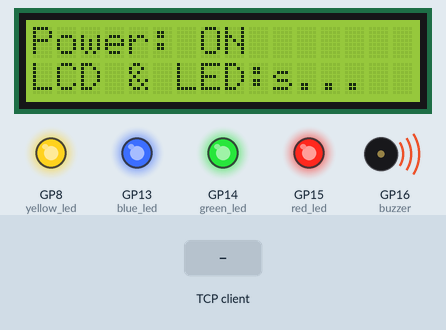
Recording of a program running on a simulated Raspberry Pi Pico running MicroPython. Parts: 16×2 character LCD, output pins drawn as LEDs (lit = HIGH), buzzer (waves = sounding). The inputs (shaded band) are chosen by the test bench. One TCP client connects 1 s after the port opens and stays connected; what the program prints to the serial console is not drawn.

Above: at 0.1 s.
At 1.6 s:
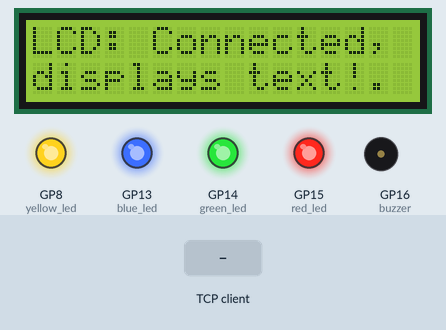
At 4.2 s:
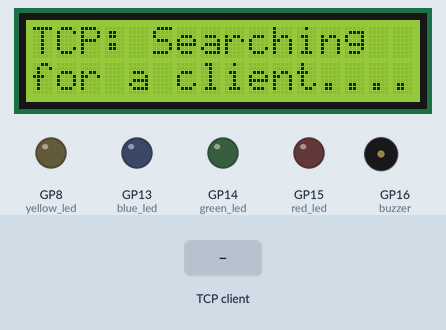
4.3 s: the TCP client sends "1"
5.8 s: the TCP client sends "on"
7.3 s: the TCP client sends "off"
Timing chart, 0 to 10.3 s (numbered marks = the images above; inputs shaded):
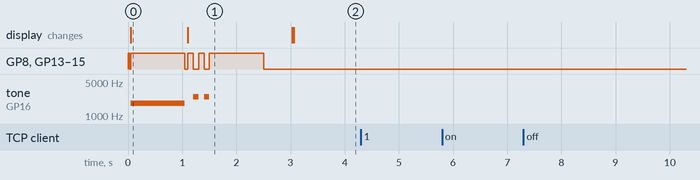

Measured:
- after the input at 4.3 s, every drawn part: stays the same
- after the input at 5.8 s, every drawn part: stays the same
- after the input at 7.3 s, every drawn part: stays the same
- what the display in image 0 shows lasts 1.1 s, from 0.0 s to 1.1 s

The program:

TCP_server.py
```python
import time
import socket #import socket module in order to use TCP/IP communication
from machine import Pin, SPI, I2C, PWM
#--------------------------------------------------------------------------------------------

 # configure buzzer (connect the buzzers (+) to pico GP16 and (-) to GND)
buzzer = PWM(Pin(16))

# Declaring a function for changing the sound of the buzzer. The sound can
# be modified by changing the duration, volume or frequency whenever it fits you

def beep(duration=0.1, volume=20000, frequency=4000):
    buzzer.freq(frequency)
    buzzer.duty_u16(volume)
    time.sleep(duration)
    buzzer.duty_u16(0) #initialize the buzzer offline, and will only be activated when calling the function "beep"

#---------------------------------------------------------------------

# Configure all LED:S (green, red, blue)
green_led = Pin(14, Pin.OUT)  # Green LED connected to GP14
red_led = Pin(15, Pin.OUT)    # Red LED connected to GP15
blue_led = Pin(13, Pin.OUT)   # Blue LED connected GP13
yellow_led =Pin(8, Pin.OUT)   # Yellow LED connected GP8

# Start the program always with the LED:s set to off
green_led.value(0)
red_led.value(0)
blue_led.value(0)
yellow_led.value(0)


# Function for starting all the LED:s at once
def leds_on():
    green_led.value(1)
    red_led.value(1)
    blue_led.value(1)
    yellow_led.value(1)

# Function for shutting off all the LED:s at once
def leds_off():
    green_led.value(0)
    red_led.value(0)
    blue_led.value(0)
    yellow_led.value(0)

# Function for turning on green light, indicating that a connection was successful
def green_light():
    #print("🟢 Green light on.")
    green_led.value(1)
    red_led.value(0)
    blue_led.value(0)
    yellow_led.value(0)


# Function for turning on red light, indicating that a connection has been shut down or is offline atm
def red_light():
    #print("🔴 Red light on.")
    red_led.value(1)
    blue_led.value(0)
    green_led.value(0)
    yellow_led.value(0)


# Function for flashing blue light, indicating a connection attempt
def blue_blink():
    #print("🔵 Blue light blinking.")
    #shut off all other LEDS when blinking blue light
    yellow_led.value(0)
    green_led.value(0)
    red_led.value(0)
    for _ in range(2):
        blue_led.value(1)
        time.sleep(0.1)
        blue_led.value(0)
        time.sleep(0.1)

# Function for blinking blue light without affecting other LEDS
def blue_blink2():

    blue_led.value(1)
    time.sleep(0.1)
    blue_led.value(0)
    time.sleep(0.1)
    blue_led.value(1)
    time.sleep(0.1)
    blue_led.value(0)
    time.sleep(0.1)
    blue_led.value(1)
    time.sleep(0.1)
    blue_led.value(0)
    time.sleep(0.1)

# Function for blinking yellow light without sound
def yellow_blink():
    yellow_led.value(1)
    time.sleep(0.1)
    yellow_led.value(0)
    time.sleep(0.1)
    yellow_led.value(1)
    time.sleep(0.1)
    yellow_led.value(0)
    time.sleep(0.1)
    yellow_led.value(1)
    time.sleep(0.1)
    yellow_led.value(0)
    time.sleep(0.1)

# Function for blinking red light without sound
def red_blink():
    red_led.value(1)
    time.sleep(0.1)
    red_led.value(0)
    time.sleep(0.1)
    red_led.value(1)
    time.sleep(0.1)
    red_led.value(0)
    time.sleep(0.1)
    red_led.value(1)
    time.sleep(0.1)
    red_led.value(0)
    time.sleep(0.1)


# Function to turn on yellow flashing light to indicate errors when trying to connect to Wi-Fi, LCD, RFID reader etc or invalid input
def yellow_light():
    yellow_led.value(1)
    beep(duration=0.5, volume=20000, frequency=950)
    time.sleep(0.1)
    beep(duration=0.1, volume=20000, frequency=950)
    time.sleep(0.1)
    beep(duration=0.1, volume=20000, frequency=950)
    time.sleep(0.1)
    beep(duration=0.1, volume=20000, frequency=950)
    for blink in range(5): # blink yellow light 5 times after the
        yellow_led.value(0)
        time.sleep(0.2)
        yellow_led.value(1)
        time.sleep(0.2)
    yellow_led.value(0)

#---------------------------------------------------------------------------------------------------------
# Initialize and configure the LCD
# Create I2C-instance on GP4 (SDA) and GP5 (SCL)
i2c = I2C(0, scl=Pin(5), sda=Pin(4), freq=100000)

# LCD-adress (my adress of the LCD: 0x27)
LCD_ADDR = 0x27

# Declaring som basic-functions for the LCD
def lcd_send_byte(data, mode):
    """ Send data to LCD via I2C. mode=0 for command, mode=1 for text """
    control = mode | 0x08  # Aktivera bakgrundsbelysning
    high_nibble = data & 0xF0
    low_nibble = (data << 4) & 0xF0
    i2c.writeto(LCD_ADDR, bytes([high_nibble | control, high_nibble | control | 0x04, high_nibble | control]))  # Send high nibble
    i2c.writeto(LCD_ADDR, bytes([low_nibble | control, low_nibble | control | 0x04, low_nibble | control]))  # Send low nibble

def lcd_init():
    """ Initiate LCD """
    time.sleep(0.02)  # standby for 20ms after startup
    lcd_send_byte(0x33, 0)  # Initiate-phase
    lcd_send_byte(0x32, 0)  # Switch to 4-byte mode
    lcd_send_byte(0x28, 0)  # 4-bite, 2 lines, 5x8 font
    lcd_send_byte(0x0C, 0)  # Display ON, Cursor OFF
    lcd_send_byte(0x06, 0)  # Move cursor to the right after displaying text
    lcd_send_byte(0x01, 0)  # Clear the screen
    time.sleep(0.002)

def lcd_write(text):
    """ Write text to LCD """
    for char in text:
        lcd_send_byte(ord(char), 1)  # Send character-by-character
def lcd_switch_line(col, row):
    """Move the cursor to a specific location"""
    pos = 0x80 + col + (0x40 * row)
    lcd_send_byte(pos, 0)

try:
    print("✅ LCD is turned on.")
    leds_on()
    lcd_init()
    leds_off()
    lcd_write("Power: ON")
    lcd_switch_line(0,1)
    lcd_write("LCD & LED:s...")
    leds_on()
    beep(duration=1, volume=13000, frequency=1832)
    leds_off()
    lcd_init()
    lcd_write("LCD: Connected,")
    lcd_switch_line(0,1)
    lcd_write("displays text!.")
    leds_on()
    time.sleep(0.1)
    leds_off()
    beep(duration=0.1, volume=15000, frequency=2500)
    leds_on()
    time.sleep(0.1)
    leds_off()
    beep(duration=0.1, volume=15000, frequency=2500)
    leds_on()
    time.sleep(1)
    leds_off()
    time.sleep(0.5)

except OSError:
    beep(duration=1, volume=15000, frequency=500)
    time.sleep(0.1)
    beep(duration=0.1, volume=12000, frequency=500)
    time.sleep(0.1)
    beep(duration=0.1, volume=12000, frequency=500)
    print("⚠️ LCD didn't startup correctly. Check jumperwires, power source to the Pico W and the I2C-configuration in Thonny.")
    lcd_init()
    lcd_write("LCD: error!")
    lcd_switch_line(0,1)
    lcd_write("check I2C-ports.")
    yellow_light()
    beep(duration=0.8, volume=15000, frequency=950)
    red_light()

#---------------------------------------------------------------------

# Serverconfiguration
SERVER_IP = "192.168.1.128" # Pico W:s IP-adress (change if needed)
SERVER_PORT = 5000 # Portnumber of Server
BUFFER_SIZE = 1024 # Max amount of data to recieve in bytes in each receivement

# Create a TCP-socket
server_socket = socket.socket(socket.AF_INET, socket.SOCK_STREAM)

# Allow reuse of adress in order to avoid "Address already in use" after restart
server_socket.setsockopt(socket.SOL_SOCKET, socket.SO_REUSEADDR, 1)

# Bind the socket to the given IP-adress and portnumber
server_socket.bind((SERVER_IP, SERVER_PORT))

# Start to listen for incomming connections(1 means we accept a connection)
server_socket.listen(1)

# track the amount of connections that has been done with client before
client_connections = 0

while True:
    # if a client connection has been done before
    if client_connections > 0:
        print("Looking for a new connection...")
        lcd_init()
        lcd_write("TCP: Restarted!")
        lcd_switch_line(0,1)
        lcd_write("searching again...")
    else:
        print("Looking for a first connection...")
        lcd_init()
        lcd_write("TCP: Searching")
        lcd_switch_line(0,1)
        lcd_write("for a client....")
        client_connections+=1

    try:
        # Accept an incomming connection from client
        client_socket, client_adress = server_socket.accept()
        print(f"Connection from client adress: {client_adress}")

        # continue to receive messages until the client shuts the connection
        while True:
            # receive data from the client
            data = client_socket.recv(BUFFER_SIZE)

            # check if no data was received after the connection was shut down
            if not data:
                print("")
                print("No more data was received from client.")
                break # exit the loop when client is disconnected

            # Decode the received bytes to a string
            received_message = data.decode()

            # print the received message in the terminal
            print(f"From Pi Zero: {received_message}")

            # Send the same message back to the client (echo)
            client_socket.send(received_message.encode())
            print(f"Sent back: {received_message}")

     # handle unexpected failures during communication with client
    except Exception as e:
        print(f"Error: {e}")
    # shut the connection to the client when everything is done
    finally:
        client_socket.close()
        print("Connection closed.")
        print("")
```
